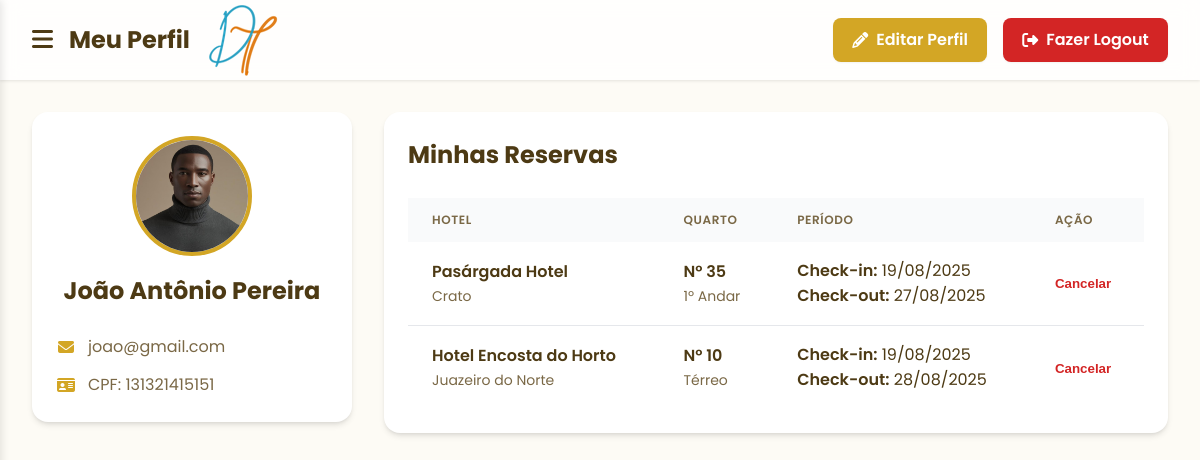
/perfil_usuario (signed in), run on the app's committed database.
### tables this page shows
CREATE TABLE hoteis
(
    id_hotel INTEGER PRIMARY KEY AUTOINCREMENT,
    nome TEXT,
    cidade TEXT,
    bairro TEXT,
    rua TEXT,
    numero INTEGER,
    cnpj INTEGER,
    email TEXT,
    senha TEXT,
    foto TEXT

, background text, chave_pix text);

CREATE TABLE quartos 
(
    id_quarto INTEGER PRIMARY KEY AUTOINCREMENT,
    andar TEXT,
    numero_quarto TEXT,
    preco REAL,
    imagem TEXT,
    id_hotel INTEGER, descricao TEXT,
    FOREIGN KEY (id_hotel) REFERENCES hoteis(id_hotel)
);

### routes/route_usuario.py (the view)
@usuario_bp.route("/perfil_usuario", methods=['GET','POST'])
def perfil_usuario():
    if 'usuario' not in session:
        return redirect(url_for('usuario.cadastro_usuario'))
    else:
        usuario = session['usuario']
        reserva_model = ReservaModel(id_usuario=usuario['id'])
        reservas = reserva_model.buscar_por_reservas()
        reservas_detalhadas = []
        for i, reserva in enumerate(reservas):
            id_quarto = reserva['id_quarto']
            quarto_model = QuartoModel(id_quarto=reserva['id_quarto'])
            quarto = quarto_model.buscar_por_quarto()
            hotel_model = HotelModel(id_hotel=quarto['id_hotel'])
            hotel = hotel_model.buscar_por_hotel()
            listacheckin = reservas[i]["data_checkin"].split("-")
            listacheckout = reservas[i]["data_checkout"].split("-")
            strcheckin = listacheckin[2] + "/" + listacheckin[1] + "/" + listacheckin[0]
            strcheckout = listacheckout[2] + "/" + listacheckout[1] + "/" + listacheckout[0]
            conversao1 = datetime.strptime(strcheckin, "%d/%m/%Y")
            conversao2 = datetime.strptime(strcheckout, "%d/%m/%Y")
            diferenca = conversao2 - conversao1
            tempo_estadia = diferenca.days
            del listacheckin
            del listacheckout
            reservas_detalhadas.append({
                'reserva': reserva,
                'quarto': quarto,
                'hotel': hotel,
                'checkin' : strcheckin,
                'checkout' : strcheckout
            })
        return render_template('/usuario/perfil_usuario.html', usuario=usuario, reservas=reservas_detalhadas)

### models/connect.py (called while the page is built)
    def connect(self):
        self.conn = sqlite3.connect(self.db_name)
        self.conn.row_factory = sqlite3.Row  # Para retornar dicionários
        self.cursor = self.conn.cursor()

    def execute(self, query, params=None):
        if self.conn is None:
            self.connect()
        if params:
            self.cursor.execute(query, params)
        else:
            self.cursor.execute(query)
        return self.cursor

    def fetchall(self):
        return self.cursor.fetchall()

    def fetchone(self):
        return self.cursor.fetchone()

    def close(self):
        if self.conn:
            self.conn.close()
            self.conn = None
            self.cursor = None

### models/hotel_model.py (called while the page is built)
    def buscar_por_hotel(self):
        db = Database()
        db.connect()
        sql = "SELECT * FROM hoteis WHERE id_hotel=?"
        db.execute(sql, (self.id_hotel,))
        hotel = db.fetchone()
        db.close()
        return hotel

### models/quarto_model.py (called while the page is built)
    def buscar_por_quarto(self):
        db = Database()
        db.connect()
        sql = "SELECT * FROM quartos WHERE id_quarto=?"
        db.execute(sql, (self.id_quarto,))
        quarto = db.fetchone()
        db.close()
        return quarto

### models/reserva_model.py (called while the page is built)
    def buscar_por_reservas(self):
        db = Database()
        db.connect()
        sql = "SELECT * FROM reservas WHERE id_usuario=?"
        db.execute(sql, (self.id_usuario,))
        reservas = db.fetchall()
        db.close()
        return reservas

### templates/usuario/perfil_usuario.html (shortened to what this page needs)
<!DOCTYPE html>
<html lang="pt-BR">
<head>
  <link rel="stylesheet" href="/static/estilos/perfil_dados.css">
  <link rel="stylesheet" href="https://cdnjs.cloudflare.com/ajax/libs/font-awesome/6.5.1/css/all.min.css">
</head>
<body>
  <div class="page-wrapper">
    <header class="header">
      <div class="header-content">
        <div class="header-left">
          <button class="menu-btn" onclick="toggleSidebar()">
            <i class="fas fa-bars"></i>
          </button>
          <h1>Meu Perfil</h1>
          <img
          src="{{ url_for('static', filename='Dream_tour_logo.png') }}"
          alt="Logo">
        </div>
        <div class="header-right">
           <a href="/editar_perfil_usuario" class="btn btn-edit">
              <i class="fas fa-pencil-alt"></i>
              <span>Editar Perfil</span>
            </a>
            <a href="/sair" class="btn btn-logout">
              <i class="fas fa-sign-out-alt"></i>
              <span>Fazer Logout</span>
            </a>
        </div>
      </div>
    </header>
    <main class="main-content">
      <div class="grid-layout">
        <div class="profile-column">
          <section class="card profile-card">
            <div class="profile-photo-wrapper">
              <img src="{{ url_for('static', filename=usuario.imagem) }}" alt="Foto do usuário" class="profile-photo">
            </div>
            <h2 class="profile-name">{{session['usuario']['nome']}}</h2>
            <div class="profile-info">
              <p><i class="fa-solid fa-envelope"></i> <span>{{session['usuario']['email']}}</span></p>
              <p><i class="fa-solid fa-id-card"></i> <span>CPF: {{session['usuario']['cpf']}}</span></p>
            </div>
          </section>
        </div>
        <div class="reservations-column">
          <section class="card">
            <h2 class="section-title">Minhas Reservas</h2>
            <div class="table-wrapper">
              <table class="reservations-table">
                <thead>
                  <tr>
                    <th>Hotel</th>
                    <th>Quarto</th>
                    <th>Período</th>
                    <th>Ação</th>
                  </tr>
                </thead>
                <tbody>
                  {% if reservas %}
                    {% for item in reservas %}
                      <tr>
                        <td data-label="Hotel">
                          <div class="text-bold">{{ item.hotel.nome }}</div>
                          <div class="text-small">{{ item.hotel.cidade }}</div>
                        </td>
                        <td data-label="Quarto">
                          <div class="text-bold">Nº {{ item.quarto.numero_quarto }}</div>
                          {% if item.quarto.andar == "0" %}
                           <div class="text-small">Térreo</div>
                          {% else %}
                           <div class="text-small">{{ item.quarto.andar }}º Andar</div>
                          {% endif %}
                        </td>
                        <td data-label="Período">
                          <div><span class="text-bold">Check-in:</span> {{ item.checkin }}</div>
                          <div><span class="text-bold">Check-out:</span> {{ item.checkout }}</div>
                        </td>
                        <td data-label="Ação">
                          <form action="/cancelar_reserva" method="post" class="form-cancel">
                            <button type="submit" class="btn-cancel">Cancelar</button>
                          </form>
                        </td>
                      </tr>
                    {% endfor %}
                  {% endif %}
                </tbody>
              </table>
            </div>
          </section>
        </div>
      </div>
    </main>
  </div>
</body>
</html>

### static/estilos/perfil_dados.css (style rules this page uses)
:root { --cor-fundo: #FDFBF5; --cor-fundo-card: #FFFFFF; --cor-primaria: #d3a625; --cor-primaria-hover: #b68b1c; --cor-texto-principal: #4d3a14; --cor-texto-secundario: #7a6846; --cor-perigo: #d32525; --cor-perigo-hover: #b61c1c; --cor-borda: #E5E7EB; --sombra-card: 0 4px 6px -1px rgb(0 0 0 / 0.1), 0 2px 4px -2px rgb(0 0 0 / 0.1); }
* { margin: 0; padding: 0; box-sizing: border-box; }
body { font-family: 'Poppins', sans-serif; background-color: var(--cor-fundo); color: var(--cor-texto-principal); line-height: 1.6; }
.page-wrapper { transition: margin-left 0.3s ease-in-out; }
.header { background-color: rgba(255, 255, 255, 0.8); backdrop-filter: blur(10px); box-shadow: 0 1px 3px rgba(0,0,0,0.1); position: sticky; top: 0; z-index: 990; }
.header-content { display: flex; align-items: center; justify-content: space-between; height: 5rem; padding: 0 2rem; max-width: 1280px; margin: 0 auto; }
.header-left { display: flex; align-items: center; gap: 1rem; }
.header-left h1 { font-size: 1.5rem; font-weight: 700; }
.menu-btn { background: none; border: none; font-size: 1.5rem; cursor: pointer; color: var(--cor-texto-principal); }
.header-right { display: flex; gap: 1rem; }
.btn { display: inline-flex; align-items: center; justify-content: center; gap: 0.5rem; padding: 0.6rem 1.2rem; border: none; border-radius: 8px; font-weight: 600; text-decoration: none; cursor: pointer; transition: background-color 0.2s, box-shadow 0.2s; box-shadow: 0 1px 2px rgba(0,0,0,0.05); }
.btn-edit { background-color: var(--cor-primaria); color: white; }
.btn-logout { background-color: var(--cor-perigo); color: white; }
.btn-cancel { background: none; border: none; color: var(--cor-perigo); font-weight: 600; cursor: pointer; text-decoration: none; }
.main-content { padding: 2rem; max-width: 1280px; margin: 0 auto; }
.grid-layout { display: grid; grid-template-columns: 1fr; gap: 2rem; }
.card { background-color: var(--cor-fundo-card); padding: 1.5rem; border-radius: 1rem; box-shadow: var(--sombra-card); }
.profile-card { text-align: center; }
.profile-photo-wrapper { width: 120px; height: 120px; margin: 0 auto 1rem; }
.profile-photo { width: 100%; height: 100%; border-radius: 50%; object-fit: cover; border: 4px solid var(--cor-primaria); }
.profile-name { font-size: 1.5rem; font-weight: 700; margin-bottom: 1rem; }
.profile-info { text-align: left; margin-top: 1.5rem; display: flex; flex-direction: column; gap: 0.75rem; }
.profile-info p { display: flex; align-items: center; gap: 0.75rem; color: var(--cor-texto-secundario); }
.profile-info i { color: var(--cor-primaria); width: 20px; text-align: center; }
.section-title { font-size: 1.5rem; font-weight: 700; margin-bottom: 1.5rem; }
.table-wrapper { overflow-x: auto; }
.reservations-table { width: 100%; border-collapse: collapse; text-align: left; }
.reservations-table thead { background-color: #f9fafb; }
.reservations-table th { padding: 0.75rem 1.5rem; font-size: 0.75rem; text-transform: uppercase; letter-spacing: 0.05em; color: var(--cor-texto-secundario); font-weight: 600; }
.reservations-table tbody tr { border-bottom: 1px solid var(--cor-borda); }
.reservations-table tbody tr:last-child { border-bottom: none; }
.reservations-table td { padding: 1rem 1.5rem; vertical-align: middle; }
.text-bold { font-weight: 600; color: var(--cor-texto-principal); }
.text-small { font-size: 0.875rem; color: var(--cor-texto-secundario); }
.form-cancel { margin: 0; }
@media (min-width: 768px) { .grid-layout { grid-template-columns: 320px 1fr; } }

### data on the page
hoteis: hotel.nome "Pasárgada Hotel", hotel.cidade "Crato"
quartos: quarto.numero_quarto "35", quarto.andar "1"
hoteis: hotel.nome "Hotel Encosta do Horto", hotel.cidade "Juazeiro do Norte"
quartos: quarto.numero_quarto "10"

### other printed values
{{ session['usuario']['nome'] }} "João Antônio Pereira"
{{ session['usuario']['email'] }} "joao@gmail.com"
{{ session['usuario']['cpf'] }} "131321415151"
{{ item.checkin }} "19/08/2025" "19/08/2025"
{{ item.checkout }} "27/08/2025" "28/08/2025"
